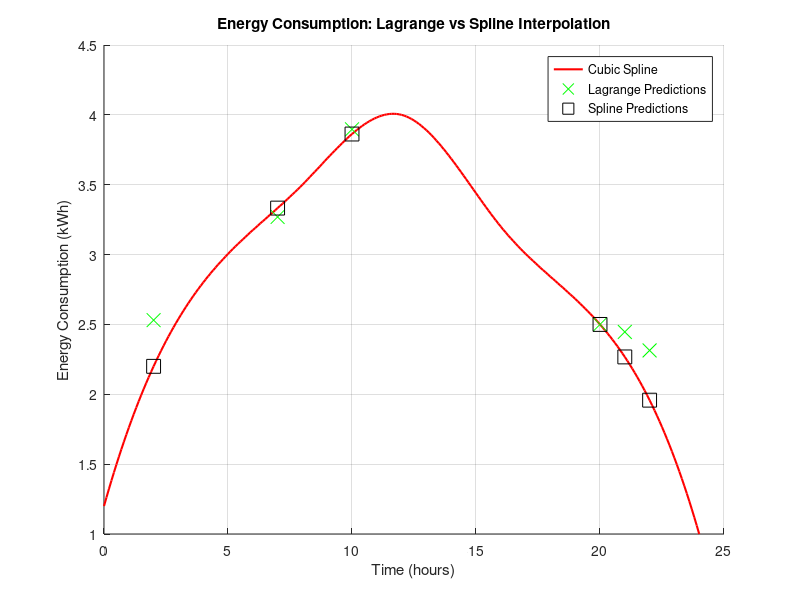

Here is the MATLAB script that generated this plot:
time = [0, 4, 8, 12, 16, 20, 24];
energy = [1.2, 2.8, 3.5, 4.0, 3.2, 2.5, 1.0];

predict_points = [2, 7,10, 20,21,22];

function L = lagrange_interpolation(x, y, xi)
    n = length(x);
    L = 0;

    for i = 1:n

        term = y(i);
        for j = 1:n
            if j ~= i
                term = term * (xi - x(j)) / (x(i) - x(j));
            end
        end
        L = L + term;
    end
end


lagrange_results = zeros(size(predict_points));
for i = 1:length(predict_points)
    lagrange_results(i) = lagrange_interpolation(time, energy, predict_points(i));
end


fprintf('Lagrange Interpolation Predictions:\n');
for i = 1:length(predict_points)
    fprintf('Time: %.1f, Energy: %.4f\n', predict_points(i), lagrange_results(i));
end


t_fine = 0:0.1:24;
spline_curve = spline(time, energy, t_fine);


spline_results = spline(time, energy, predict_points);


fprintf('\nCubic Spline Predictions:\n');
for i = 1:length(predict_points)
    fprintf('Time: %.1f, Energy: %.4f\n', predict_points(i), spline_results(i));
end


figure;

hold on;
plot(t_fine, spline_curve, '-r', 'LineWidth', 1.5, 'DisplayName', 'Cubic Spline');
plot(predict_points, lagrange_results, 'xg', 'MarkerSize', 10, 'DisplayName', 'Lagrange Predictions');
plot(predict_points, spline_results, 'sk', 'MarkerSize', 10, 'DisplayName', 'Spline Predictions');
xlabel('Time (hours)'); ylabel('Energy Consumption (kWh)');
title('Energy Consumption: Lagrange vs Spline Interpolation');
legend show;
grid on;
hold off;


abs_error = abs(lagrange_results - spline_results);
percent_error = (abs_error ./ spline_results) * 100;

% Display Error Analysis
fprintf('\nError Analysis:\n');
for i = 1:length(predict_points)
    fprintf('Time: %.1f, Absolute Error: %.4f, Percent Error: %.2f%%\n',predict_points(i), abs_error(i), percent_error(i));
end
